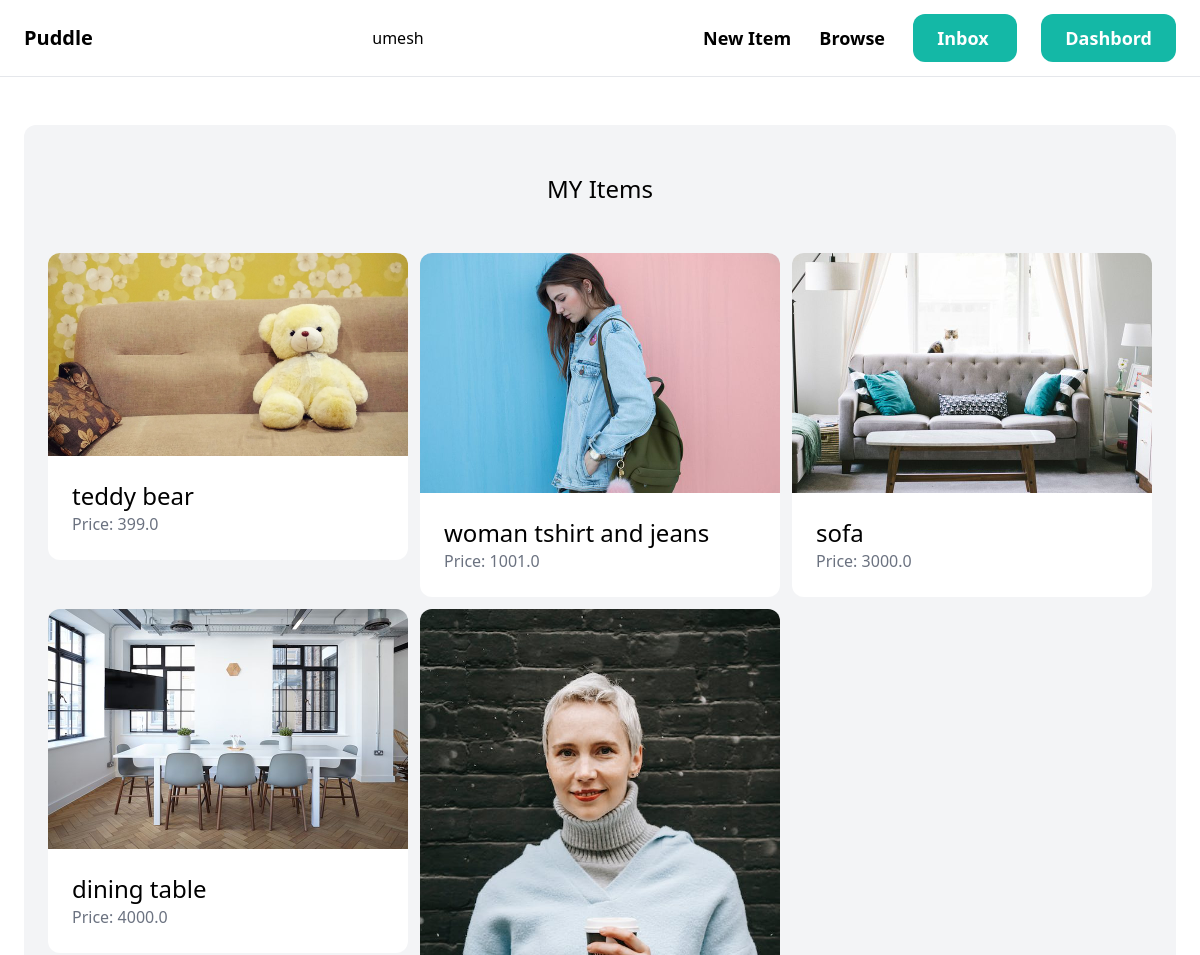
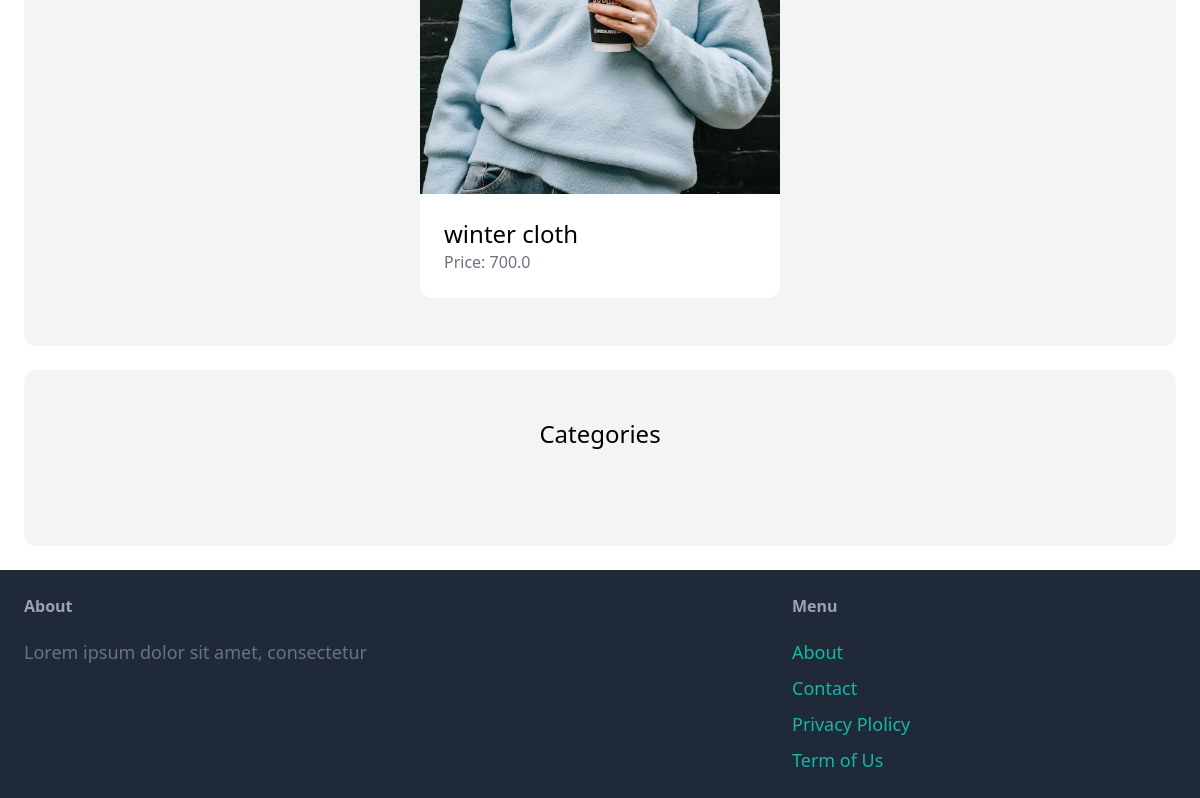
The page /dashboard/ (signed in) on the database its author committed (2 pictures, top to bottom).
### item/models.py (models this page shows, shortened)
class Item(models.Model):
    category=models.ForeignKey(Category , related_name='items' , on_delete=models.CASCADE)
    name= models.CharField(max_length=255)
    description=models.TextField(blank=True, null=True)
    price=models.FloatField()
    image=models.ImageField(upload_to='items_images' ,blank=True , null=True)
    is_sold=models.BooleanField(default=False)
    created_by = models.ForeignKey(User , related_name='items' , on_delete=models.CASCADE)
    created_at =models.DateTimeField(auto_now_add=True)

### dashboard/views.py (the view)
# urls.py: path('',views.index, name='index'),
@login_required
def index(request):
    items = Item.objects.filter(created_by=request.user)
    return render(request , 'dashboard/index.html', {'items':items,})

### dashboard/templates/dashboard/index.html (shortened to what this page needs)
{% extends 'core/base.html' %}
{% block content %}
<div class="mt-6 px-6 py-12 bg-gray-100 rounded-xl">
    <h2 class="mb-12 text-2xl text-center">MY Items</h2>
    <div class="grid grid-cols-3 gap-3">
        {% for item in items %}
            <div>
                <a href="{% url 'item:detail' item.id %}">
                    <div>
                        <img src="{{ item.image.url }}" alt="" class="rounded-t-xl">
                    </div>
                    <div class="p-6 bg-white rounded-b-xl">
                        <h2 class="text-2xl">{{item.name}}</h2>
                        <p class="text-gray-500">Price: {{item.price}}</p>
                    </div>
                </a>
            </div>
        {% endfor %}
    </div>
</div>
<div class="mt-6 px-6 py-12 bg-gray-100 rounded-xl">
    <h2 class="mb-12 text-2xl text-center">Categories</h2>
</div>
{% endblock content %}

### core/templates/core/base.html (shortened to what this page needs)
<!DOCTYPE html>
<html lang="en">
<head>
    <script src="https://cdn.tailwindcss.com"></script>
</head>
<body>
    <nav class="py-6 px-6 flex justify-between items-center border-b border-gray-200">
        <a href="/" class="text-xl font-semibold" >Puddle</a>
        <span>{{request.user}}</span>
        <div class="space-x-6">
            <a href="{% url 'item:new' %}" class="text-lg font-semibold hover:text-gray-500">New Item</a>
            <a href="{% url 'item:items'%}" class="text-lg font-semibold hover:text-gray-500">Browse</a>
            {% if request.user.is_authenticated %}
            <a href="{% url 'conversation:inbox'%}"  class="px-6 py-3 text-lg font-semibold bg-teal-500 text-white rounded-xl hover:bg-teal-700 "  > Inbox </a>
            <a href="{% url 'dashboard:index' %}" class="px-6 py-3 text-lg font-semibold bg-teal-500 text-white rounded-xl hover:bg-gray-700">Dashbord</a>
            {% else %}
            <a href="{% url 'core:signup' %}"  class="px-6 py-3 text-lg font-semibold bg-teal-500 text-white rounded-xl hover:bg-teal-700 "  > Sign Up </a>
            <a href="{% url 'core:login' %}" class="px-6 py-3 text-lg font-semibold bg-teal-500 text-white rounded-xl hover:bg-gray-700">Log IN</a>
            {%endif%}
        </div>
    </nav>
    <div class="px-6 py-6">
        {% block content %}{% endblock content %}
    </div>
    <footer class="py-6 px-6 flex justify-between bg-gray-800">
        <div class="w-2/3 pr-10">
            <h3 class="mb-5 font-semibold text-gray-400">About</h3>
            <p class="text-lg text-gray-500">Lorem ipsum dolor sit amet, consectetur</p>
        </div>
        <div class="w-1/3">
            <h3 class="mb-5 font-semibold text-gray-400">Menu</h3>
            <ul class="space-y-2">
                <li><a href="#" class="text-lg text-teal-500 hover:text-teal-700">About</a></li>
                <li><a href="{% url 'core:contact' %}" class="text-lg text-teal-500 hover:text-teal-700">Contact</a></li>
                <li><a href="#" class="text-lg text-teal-500 hover:text-teal-700">Privacy Plolicy</a></li>
                <li><a href="#" class="text-lg text-teal-500 hover:text-teal-700">Term of Us</a></li>
            </ul>
        </div>
    </footer>
</body>
</html>

### rows shown on the page
Item: image (picture), name "teddy bear", price "399.0"
Item: image (picture), name "woman tshirt and jeans", price "1001.0"
Item: image (picture), name "sofa", price "3000.0"
Item: image (picture), name "dining table", price "4000.0"
Item: image (picture), name "winter cloth", price "700.0"

### other values the page prints
{{ request.user }} "umesh"
